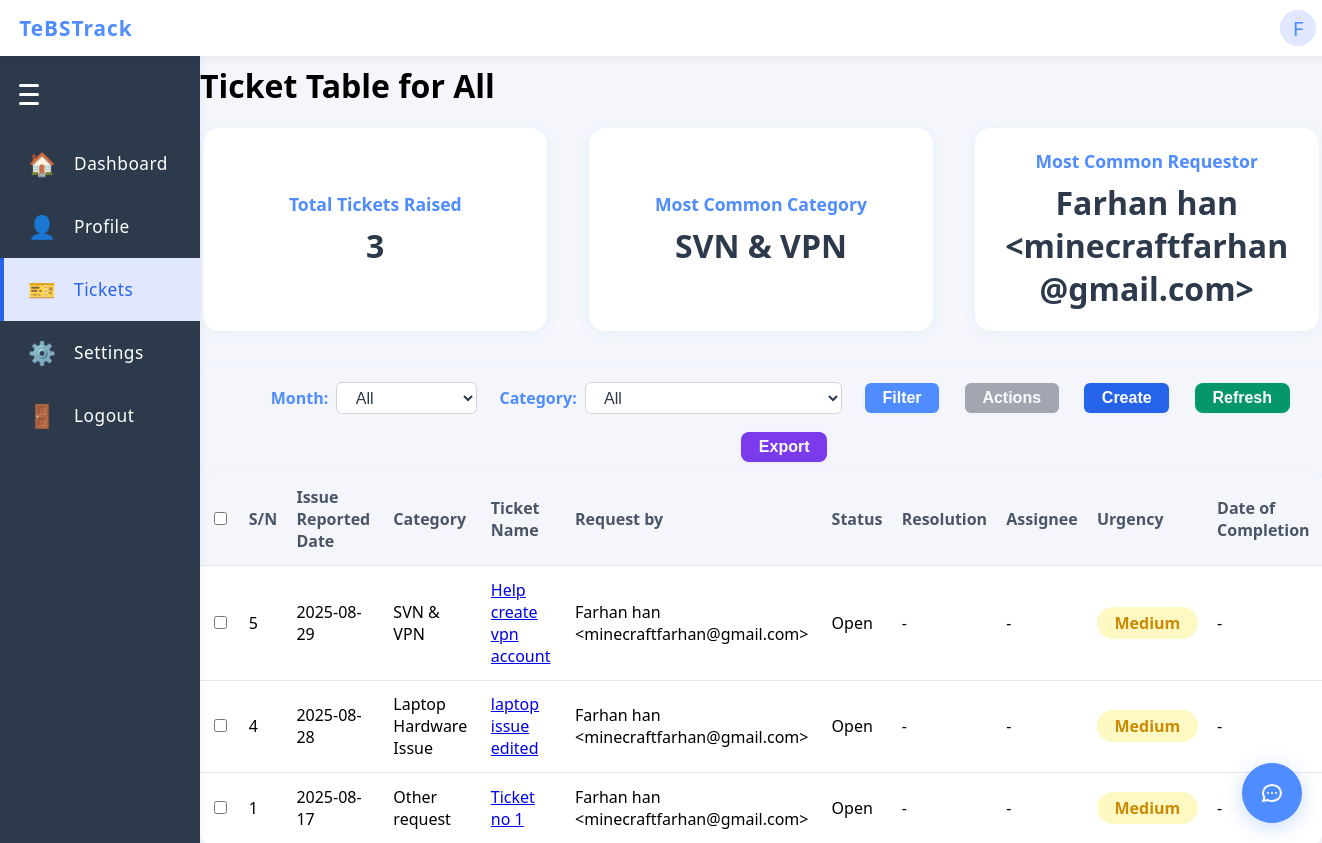
The app's page /tickets (signed in), older data.
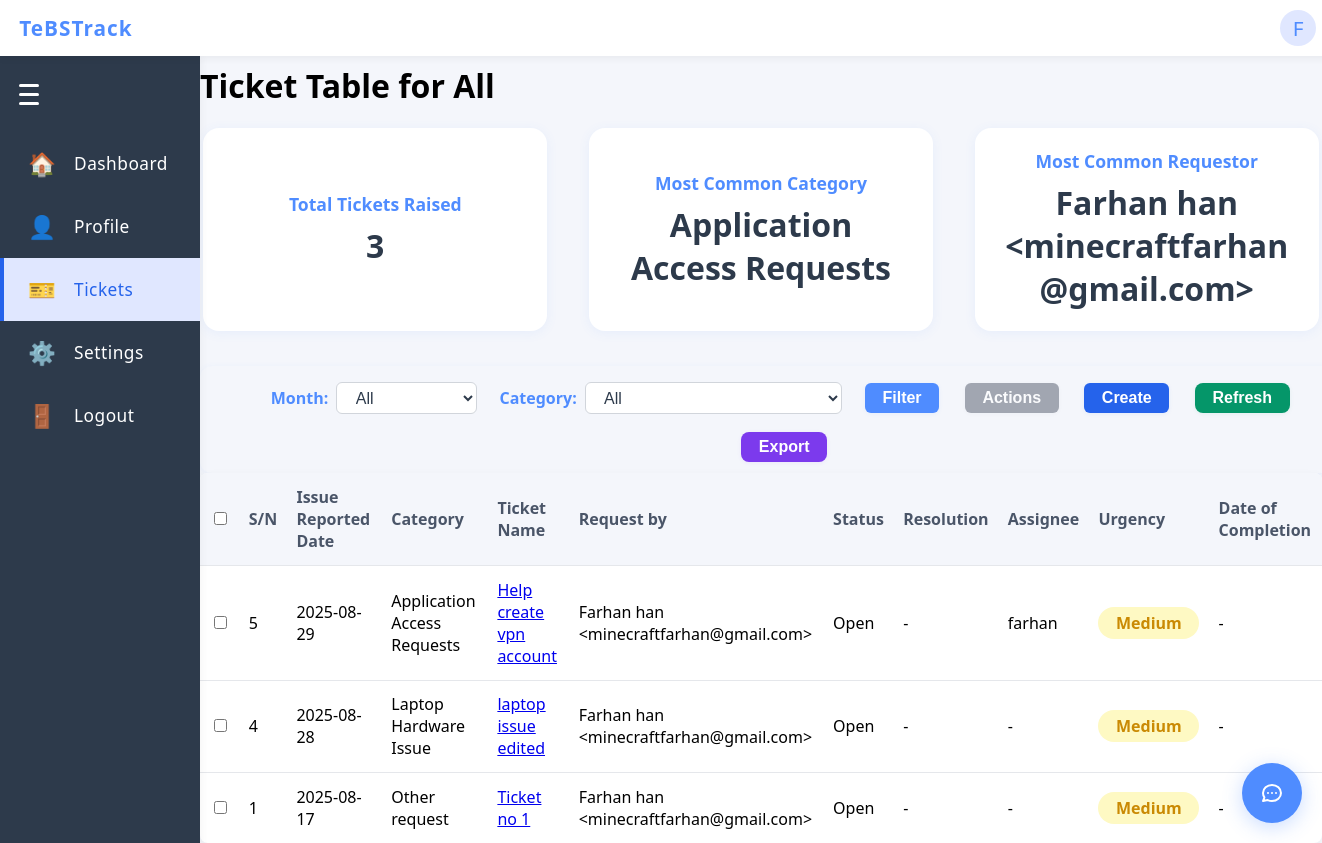
The same page, newer data.
### app/models.py (models this page shows)
class Ticket(db.Model):
    id = db.Column(db.Integer, primary_key=True)
    subject = db.Column(db.String(255), nullable=False)
    description = db.Column(db.Text, nullable=True)
    sender = db.Column(db.String(150), nullable=False)
    category = db.Column(db.String(100), nullable=True)
    urgency = db.Column(db.String(50), nullable=True)
    status = db.Column(db.String(50), nullable=False, default='Open')
    resolution = db.Column(db.String(255), nullable=True)
    created_at = db.Column(db.DateTime, server_default=db.func.now())
    updated_at = db.Column(db.DateTime, server_default=db.func.now(), onupdate=db.func.now())
    thread_id = db.Column(db.String(255), nullable=True)  # For email threading
    audit_log = db.Column(db.Text, nullable=True)  # JSON or text log
    assigned_to = db.Column(db.Integer, db.ForeignKey('user.id'), nullable=True)

class User(UserMixin, db.Model):
    id = db.Column(db.Integer, primary_key=True)
    username = db.Column(db.String(150), unique=True, nullable=False)
    password = db.Column(db.String(150), nullable=False)
    role = db.Column(db.String(20), nullable=False, default='infra')  # 'admin' or 'infra'

### app/routes.py (the view, shortened to what this page needs)
@main.route('/tickets')
@login_required
def tickets():
    from app.models import UserSettings
    user_settings = UserSettings.get_user_settings(current_user.id)
    month = request.args.get('month', 'All')
    status = request.args.get('status', 'All')
    category = request.args.get('category')
    page = request.args.get('page', 1, type=int)
    import datetime
    query = Ticket.query
    if current_user.role == 'infra':
        from sqlalchemy import or_
        query = query.filter(or_(
            Ticket.assigned_to == None,  # Unassigned tickets
            Ticket.assigned_to == current_user.id  # Their own assigned tickets
        ))
    if status and status != 'All':
        query = query.filter(Ticket.status == status)
    if category and category != 'All':
        query = query.filter(Ticket.category == category)
    if user_settings.pagination_enabled:
        pagination = query.order_by(Ticket.created_at.desc()).paginate(
            page=page,
            per_page=user_settings.tickets_per_page,
            error_out=False
        )
        tickets = pagination.items
        total_tickets = pagination.total
    else:
        tickets = query.order_by(Ticket.created_at.desc()).all()
        pagination = None
        total_tickets = len(tickets)
    all_tickets_query = query
    if user_settings.pagination_enabled:
        all_tickets_for_stats = all_tickets_query.all()
        tickets_raised = len(all_tickets_for_stats)
    else:
        tickets_raised = len(tickets)
        all_tickets_for_stats = tickets
    from collections import Counter
    most_common_category = Counter([t.category for t in all_tickets_for_stats if t.category]).most_common(1)
    most_common_category = most_common_category[0][0] if most_common_category else '-'
    most_common_requestor = Counter([t.sender for t in all_tickets_for_stats if t.sender]).most_common(1)
    most_common_requestor = most_common_requestor[0][0] if most_common_requestor else '-'
    from sqlalchemy import func
    all_months = [m[0] for m in db.session.query(func.strftime('%Y-%m', Ticket.created_at)).distinct().order_by(func.strftime('%Y-%m', Ticket.created_at).desc()).all()]
    all_categories = [c.name for c in Category.query.order_by(Category.name).all()]
    all_statuses = ['Open', 'Closed', 'All']
    user_map = {u.id: u.username for u in User.query.all()}
    return render_template('tickets.html',
        tickets=tickets,
        month=month,
        status=status,
        category=category,
        all_months=all_months,
        all_categories=all_categories,
        all_statuses=all_statuses,
        tickets_raised=tickets_raised,
        most_common_category=most_common_category,
        most_common_requestor=most_common_requestor,
        user_map=user_map,
        pagination=pagination,
        user_settings=user_settings
    )

### app/__init__.py (called while the page is built)
def create_app():
    app = Flask(__name__)
    app.config.from_object('config.Config')
    app.config['SESSION_COOKIE_HTTPONLY'] = True  # Prevent JS access to session cookie
    app.config['SESSION_COOKIE_SAMESITE'] = 'Lax'  # Restrict cross-site requests
    csrf.init_app(app)
    db.init_app(app)
    login_manager.init_app(app)
    app.register_blueprint(main)
    from flask_wtf.csrf import CSRFError
    from .routes import LoginForm
    from flask import render_template, flash
    @app.errorhandler(CSRFError)
    def handle_csrf_error(e):
        flash('CSRF token missing or invalid. Please refresh the page and try again.', 'error')
        return render_template('login.html', form=LoginForm()), 400
    from .models import User
    @login_manager.user_loader
    def load_user(user_id):
        return User.query.get(int(user_id))
    return app

### app/models.py (called while the page is built)
    @classmethod
    def get_user_settings(cls, user_id):
        settings = cls.query.filter_by(user_id=user_id).first()
        if not settings:
            settings = cls(user_id=user_id, pagination_enabled=False, tickets_per_page=10)
            db.session.add(settings)
            db.session.commit()
        return settings

### app/templates/tickets.html (shortened to what the changed rows need)
{% extends 'base.html' %}
{% block content %}
{% set month_names = ['January','February','March','April','May','June','July','August','September','October','November','December'] %}
<div class="tickets-container">
  <h1 class="tickets-title">
    {% if month == 'All' %}
      Ticket Table for All
    {% else %}
      Ticket Table for {{ month_names[month[5:7]|int - 1] }} {{ month[:4] }}
    {% endif %}
  </h1>
  <div class="dashboard-widgets" style="display: flex; gap: 2.2rem; margin-bottom: 2.2rem; justify-content: center; align-items: stretch; flex-wrap: wrap; width: 100%;">
    <div class="widget" style="background:#fff; border-radius:16px; box-shadow:0 2px 12px rgba(79,140,255,0.08); padding:1.3rem 1.5rem; min-width:180px; max-width:340px; width:100%; display:flex; flex-direction:column; align-items:center; justify-content:center; margin:0 0.2rem; text-align:center; word-break:break-word;">
      <h3>Most Common Category</h3>
      <p>{{ most_common_category|safe }}</p>
    </div>
    <div class="widget" style="background:#fff; border-radius:16px; box-shadow:0 2px 12px rgba(79,140,255,0.08); padding:1.3rem 1.5rem; min-width:180px; max-width:340px; width:100%; display:flex; flex-direction:column; align-items:center; justify-content:center; margin:0 0.2rem; text-align:center; word-break:break-word;">
      <h3>Most Common Requestor</h3>
      <p>{{ most_common_requestor }}</p>
    </div>
  </div>
  <div class="tickets-table-wrapper">
    <form id="delete-tickets-form" method="post" action="{{ url_for('main.delete_tickets') }}">
      <table class="ticket-table">
        <thead>
          <tr>
            <th><input type="checkbox" id="select-all-tickets"></th>
            <th>S/N</th>
            <th>Issue Reported Date</th>
            <th>Category</th>
            <th>Ticket Name</th>
            <th>Request by</th>
            <th>Status</th>
            <th>Resolution</th>
            <th>Assignee</th>
            <th>Urgency</th>
            <th>Date of Completion</th>
          </tr>
        </thead>
        <tbody>
          {% for ticket in tickets %}
          <tr>
            <td><input type="checkbox" name="ticket_ids" value="{{ ticket.id }}"></td>
            <td>{{ ticket.id }}</td>
            <td>{{ ticket.created_at.strftime('%Y-%m-%d') if ticket.created_at else '-' }}</td>
            <td><span class="badge badge-category">{{ ticket.category|safe or '-' }}</span></td>
            <td><a class="ticket-link" href="{{ url_for('main.view_ticket', ticket_id=ticket.id) }}">{{ ticket.subject }}</a></td>
            <td><span class="badge badge-requestor">{{ ticket.sender|e if ticket.sender else '-' }}</span></td>
            <td>{{ ticket.status }}</td>
            <td>{% if ticket.status == 'Closed' %}<span class="badge badge-resolution">{{ ticket.resolution or '-' }}</span>{% else %}-{% endif %}</td>
            <td><span class="badge badge-assignee">{{ user_map[ticket.assigned_to] if ticket.assigned_to and ticket.assigned_to in user_map else '-' }}</span></td>
            <td>
              {% set urgency_styles = {
                'low': 'background:#d1fae5; color:#059669;',
                'medium': 'background:#fef9c3; color:#ca8a04;',
                'high': 'background:#fee2e2; color:#dc2626;',
                'urgent': 'background:#f87171; color:#fff;'
              } %}
              <span style="display:inline-block; min-width:2.7em; padding:0.32em 1.1em; border-radius:999px; font-size:1em; font-weight:700; text-align:center; {{ urgency_styles[ticket.urgency|lower] if ticket.urgency and ticket.urgency|lower in urgency_styles else 'background:#e0e7ff; color:#4f8cff;' }}">
                {{ ticket.urgency or '-' }}
              </span>
            </td>
            <td>{% if ticket.status == 'Closed' %}{{ ticket.updated_at.strftime('%Y-%m-%d') if ticket.updated_at else '-' }}{% else %}-{% endif %}</td>
          </tr>
          {% endfor %}
        </tbody>
      </table>
    </form>
  </div>
</div>
{% endblock %}

Row changes from the older to the newer data that the page shows:
changed Ticket "Help create vpn account": category "SVN & VPN" → "Application Access Requests"; assigned_to.username "-" → "farhan"
